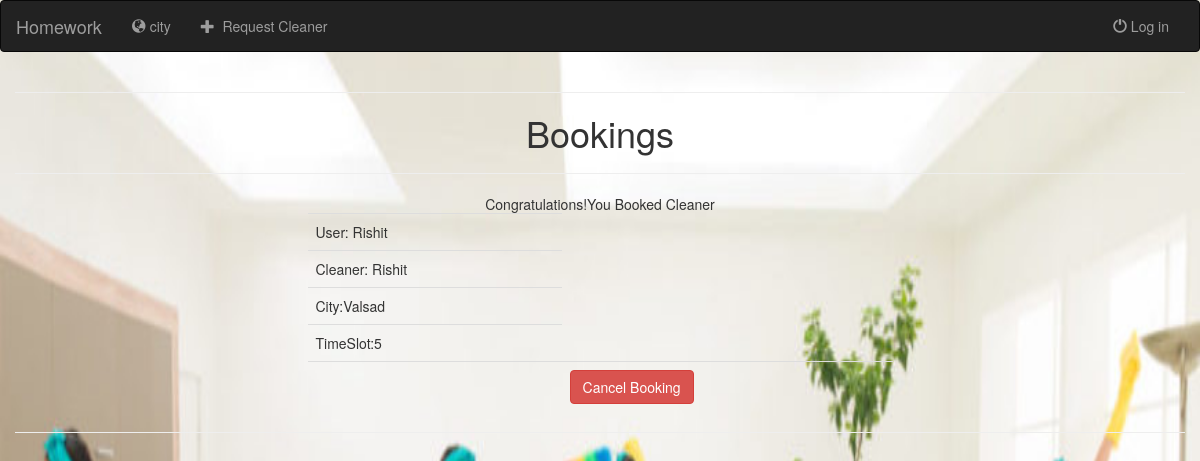
The app's page /booking/bookingdetail/77/ with its own data.
### booking/models.py (models this page shows, shortened)
class BookingModel(models.Model):
    user=models.ForeignKey(User,null=True,on_delete=models.SET_NULL)
    cleaner=models.ForeignKey(Cleaner,null=True,on_delete=models.SET_NULL)
    date=models.DateField()
    city=models.ForeignKey(City,null=True,on_delete=models.SET_NULL)
    timeslot=models.IntegerField(null=True)

### registration/models.py (models this page shows, shortened)
class User(AbstractUser):
    username = models.CharField(max_length=10,unique=False) #bydefault usernname is unique
    contact = models.CharField('Contact',max_length=10,unique=True)
    first_name = models.CharField('first_name',max_length=30,blank=True)
    last_name = models.CharField('Last_name',max_length=30,blank=True)
    is_cleaner =models.BooleanField('cleaner',default=False)
    USERNAME_FIELD = 'contact'
    REQUIRED_FIELDS = ['username']

class Cleaner(models.Model):
    user=models.OneToOneField(User,on_delete=models.PROTECT,primary_key=True)
    quality_score=models.FloatField(default=0.0)
    city=models.ForeignKey(City,on_delete=models.CASCADE)

class City(models.Model):
    city_name=models.CharField(max_length=50,unique=True)
    def __str__(self):
        return self.city_name

### booking/views.py (the view)
# urls.py: path('bookingdetail/<int:pk>/',BookingDetail.as_view(),name='bookinglist'),
class BookingDetail(DetailView):
    model=BookingModel
    template_name = 'booking/bookingdetail.html'
    extra_context = {'form':BookingDetailForm()}

### booking/templates/booking/bookingdetail.html (shortened to what this page needs)
{% extends 'registration/base.html' %}
{% block body %}
<div class="col-md-12">
    <center>
<hr>
<h1>Bookings</h1>
<hr>
<center>
        {% if object %}
        <table class="table table-hover" style="width:50%;" align="center"><center>
        <tr><td>User: {{object.user.first_name}}</td></tr>
        <tr><td>Cleaner: {{object.cleaner.user.first_name}}</td></tr>
        <tr><td>City:{{object.city}}</td></tr>
        <tr><td>TimeSlot:{{object.timeslot}}</td></tr>
            <tr><td></td><td><form method="post" action="{% url 'booking:deletebooking' object.pk %}">{% csrf_token %}<button class="btn btn-danger" action="submit">Cancel Booking</button></form></td></tr>
        <tr></center></table><hr>
        {% else %}
        <tr><h2>Data not Exists</h2></tr>
        {% endif %}
</table></center>
</div>
{% endblock %}

### records on screen
BookingModel: user.first_name "Rishit", cleaner.user.first_name "Rishit", city "Valsad", timeslot "5"
